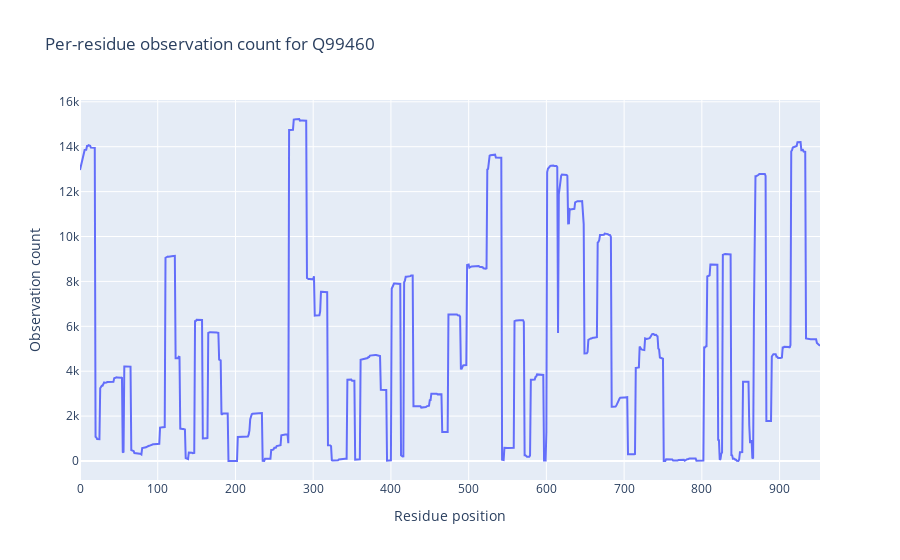
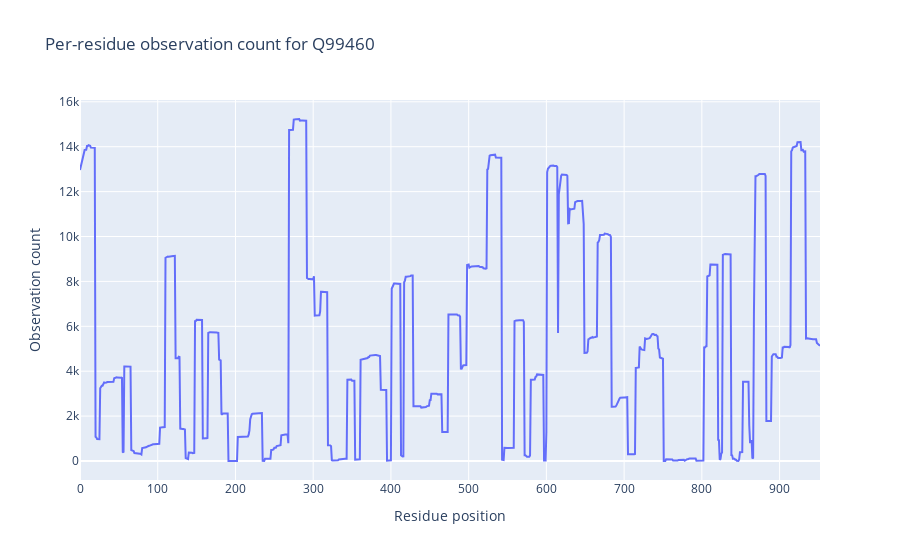

Write notebook code for charts like these, in order.
### Code cell
counts = annotate_peptide_observation_count(df, sequence, exact_match_only=True, verbose=True)
inexact = annotate_peptide_observation_count(df, sequence, exact_match_only=False, verbose=True)

show_observation_count(counts, uniprot_id)
show_observation_count(inexact, uniprot_id)

### Figure 1 — Plotly figure (JSON) as saved in the notebook; plotly's stock layout.template omitted (floating-point values rounded to 4 significant figures; data arrays with more than 128 entries replaced by an {"elided": "..."} marker saying what was removed)
{"data": [{"mode": "lines", "type": "scatter", "x": {"elided": "953 int values"}, "y": {"elided": "953 int values"}}], "layout": {"title": {"text": "Per-residue observation count for Q99460"}, "xaxis": {"title": {"text": "Residue position"}}, "yaxis": {"title": {"text": "Observation count"}}}}

### Figure 2 — Plotly figure (JSON) as saved in the notebook; plotly's stock layout.template omitted (floating-point values rounded to 4 significant figures; data arrays with more than 128 entries replaced by an {"elided": "..."} marker saying what was removed)
{"data": [{"mode": "lines", "type": "scatter", "x": {"elided": "953 int values"}, "y": {"elided": "953 int values"}}], "layout": {"title": {"text": "Per-residue observation count for Q99460"}, "xaxis": {"title": {"text": "Residue position"}}, "yaxis": {"title": {"text": "Observation count"}}}}
